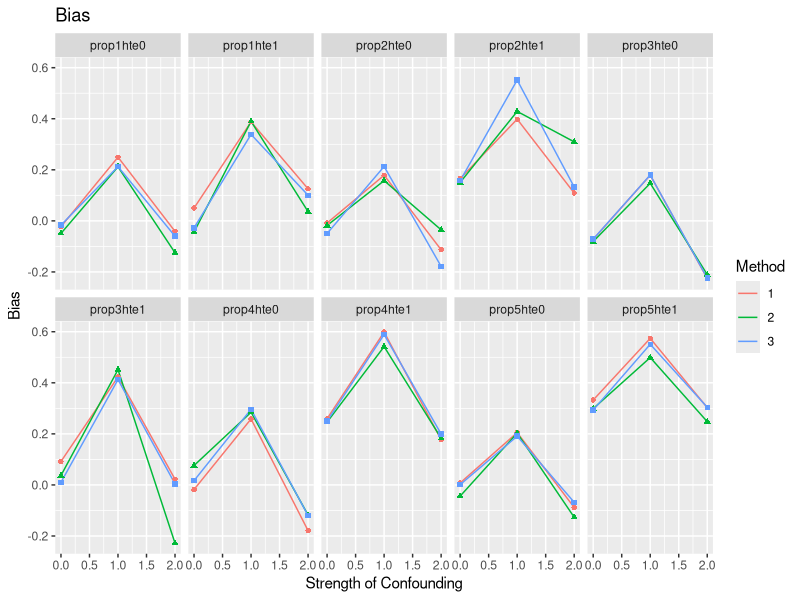
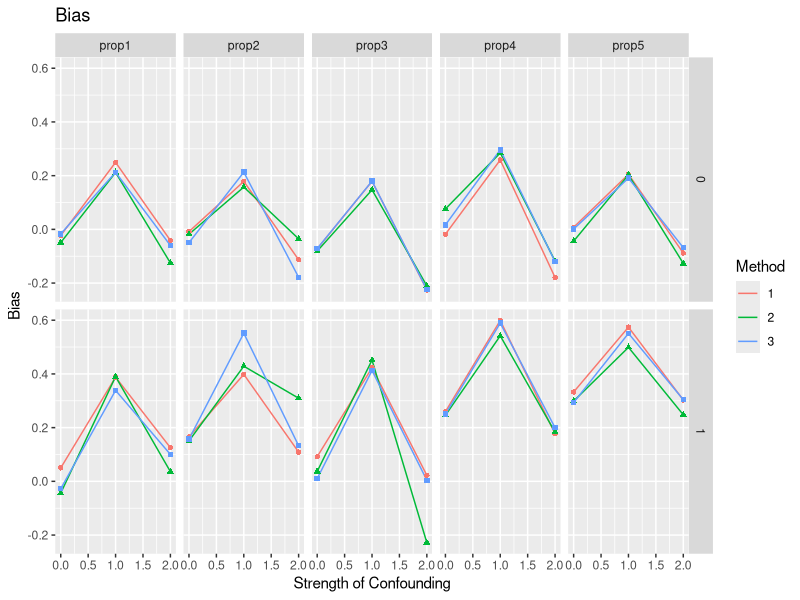
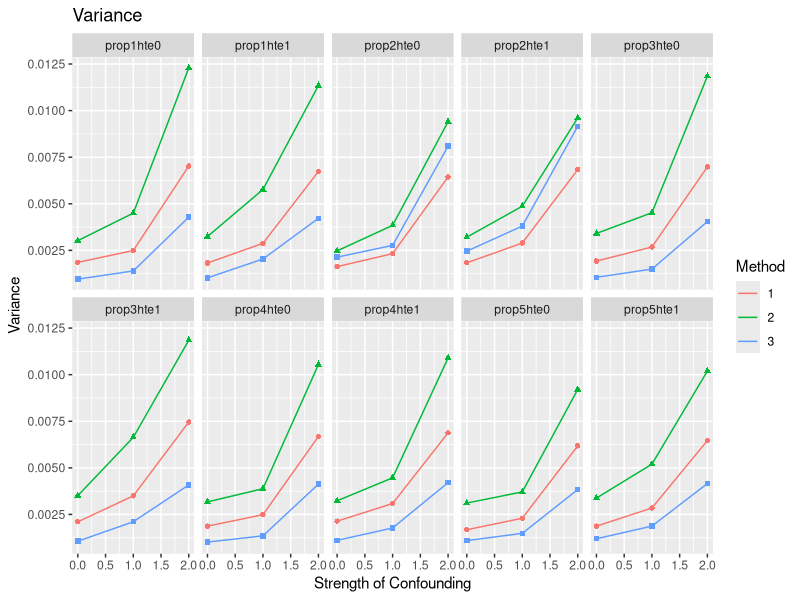
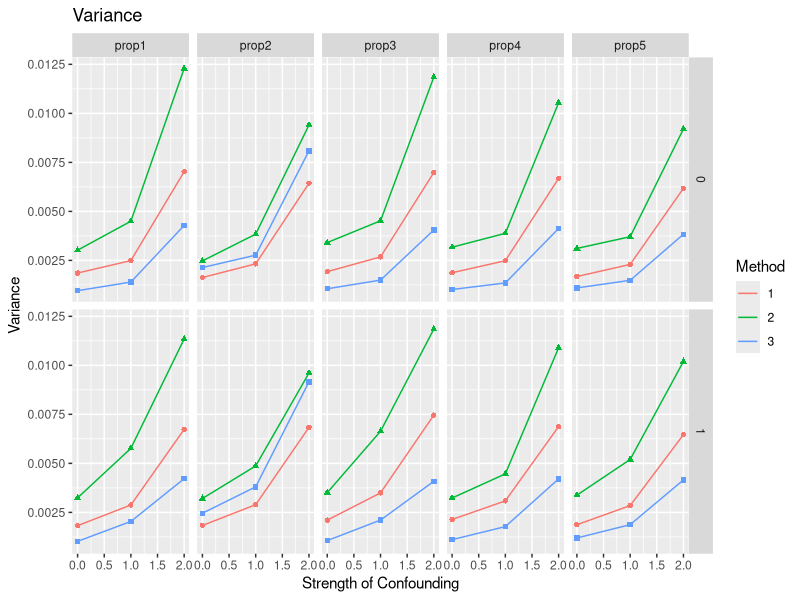
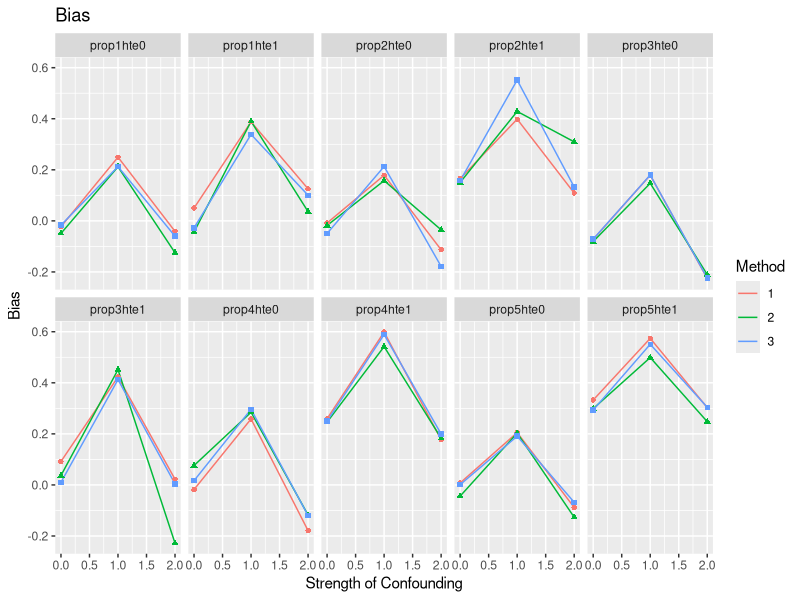
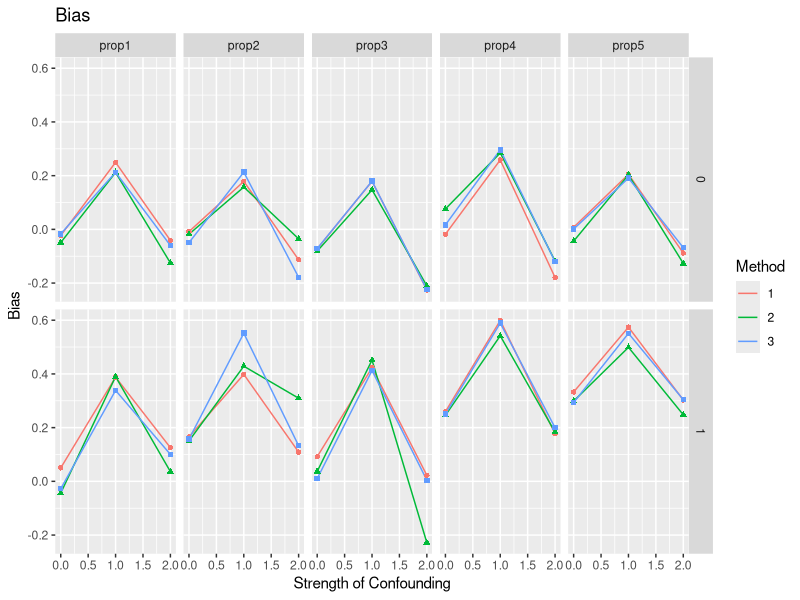
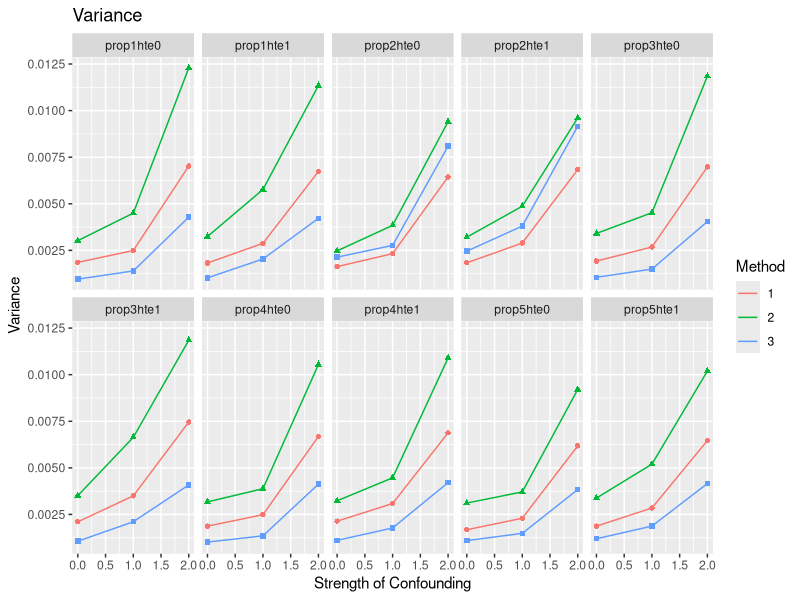
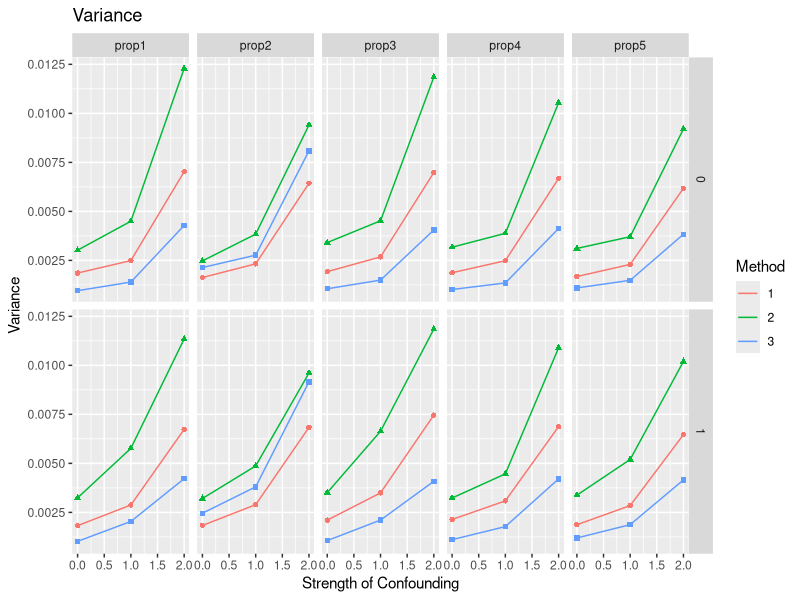

Source code (R) for these figures, in order:
library(tidyverse)
library(stringr)
results <- read_csv("results_for_figure.csv") %>%
  mutate(`Method (line)` = str_sub(`Method (line)`, 7, 7))

# Two options for faceting
baseplot_1 <- ggplot(results, aes(x = `Strength of confounding (x axis)`, col = `Method (line)`, shape = `Method (line)`)) +
  facet_wrap(~`PropHTE (facet)`, nrow = 2) +
  labs(x = "Strength of Confounding", col = "Method")

baseplot_2 <- ggplot(results, aes(x = `Strength of confounding (x axis)`, col = `Method (line)`, shape = `Method (line)`)) +
  facet_grid(HTE ~ PropModel) +
  labs(x = "Strength of Confounding", col = "Method")


# Bias
baseplot_1 +
  geom_line(aes(y = `Bias (y axis)`)) +
  geom_point(aes(y = `Bias (y axis)`), show.legend = F) +
  labs(y = "Bias", title = "Bias")
ggsave("figures/bias_1.png", width=8, height=4.5)

baseplot_2 +
  geom_line(aes(y = `Bias (y axis)`)) +
  geom_point(aes(y = `Bias (y axis)`), show.legend = F) +
  labs(y = "Bias", title = "Bias")
ggsave("figures/bias_2.png", width=8, height=4.5)


# Variance
baseplot_1 +
  geom_line(aes(y = `Variance (y axis)`)) +
  geom_point(aes(y = `Variance (y axis)`), show.legend = F) +
  labs(y = "Variance", title = "Variance")
ggsave("figures/variance_1.png", width=8, height=4.5)

baseplot_2 +
  geom_line(aes(y = `Variance (y axis)`)) +
  geom_point(aes(y = `Variance (y axis)`), show.legend = F) +
  labs(y = "Variance", title = "Variance")
ggsave("figures/variance_2.png", width=8, height=4.5)


